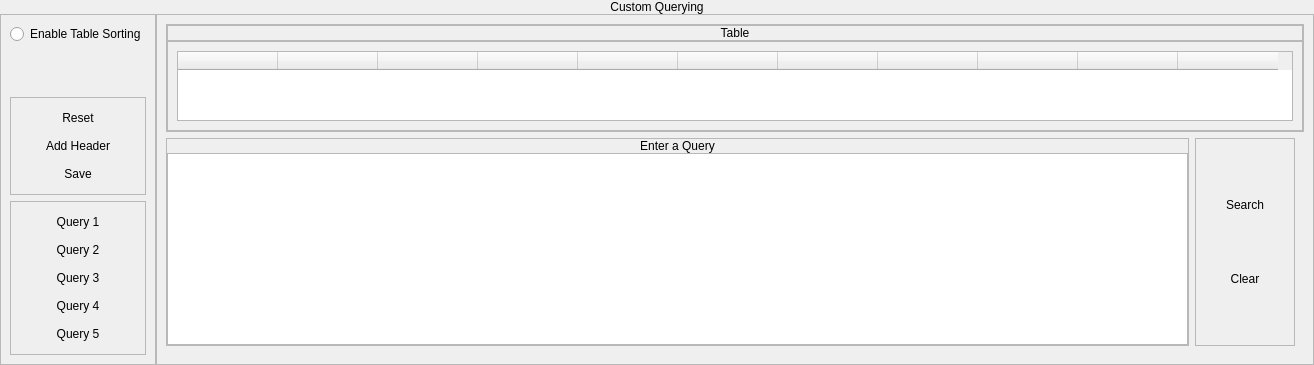
            <widget class="QWidget" name="custom_query">
             <layout class="QVBoxLayout" name="verticalLayout_150">
              <property name="spacing">
               <number>0</number>
              </property>
              <property name="leftMargin">
               <number>0</number>
              </property>
              <property name="topMargin">
               <number>0</number>
              </property>
              <property name="rightMargin">
               <number>0</number>
              </property>
              <property name="bottomMargin">
               <number>0</number>
              </property>
              <item>
               <widget class="QFrame" name="frame_223">
                <property name="frameShape">
                 <enum>QFrame::NoFrame</enum>
                </property>
                <property name="frameShadow">
                 <enum>QFrame::Plain</enum>
                </property>
                <layout class="QVBoxLayout" name="verticalLayout_149">
                 <property name="spacing">
                  <number>0</number>
                 </property>
                 <property name="leftMargin">
                  <number>0</number>
                 </property>
                 <property name="topMargin">
                  <number>0</number>
                 </property>
                 <property name="rightMargin">
                  <number>0</number>
                 </property>
                 <property name="bottomMargin">
                  <number>0</number>
                 </property>
                 <item>
                  <widget class="QLabel" name="label_72">
                   <property name="styleSheet">
                    <string notr="true">font: 20pt &quot;Century Gothic&quot;;</string>
                   </property>
                   <property name="text">
                    <string>Custom Querying</string>
                   </property>
                   <property name="alignment">
                    <set>Qt::AlignCenter</set>
                   </property>
                  </widget>
                 </item>
                </layout>
               </widget>
              </item>
              <item>
               <widget class="QFrame" name="frame_224">
                <property name="sizePolicy">
                 <sizepolicy hsizetype="Preferred" vsizetype="Expanding">
                  <horstretch>0</horstretch>
                  <verstretch>0</verstretch>
                 </sizepolicy>
                </property>
                <property name="frameShape">
                 <enum>QFrame::NoFrame</enum>
                </property>
                <property name="frameShadow">
                 <enum>QFrame::Plain</enum>
                </property>
                <layout class="QHBoxLayout" name="horizontalLayout_78">
                 <property name="spacing">
                  <number>0</number>
                 </property>
                 <property name="leftMargin">
                  <number>0</number>
                 </property>
                 <property name="topMargin">
                  <number>0</number>
                 </property>
                 <property name="rightMargin">
                  <number>0</number>
                 </property>
                 <property name="bottomMargin">
                  <number>0</number>
                 </property>
                 <item>
                  <widget class="QFrame" name="frame_56">
                   <property name="sizePolicy">
                    <sizepolicy hsizetype="Fixed" vsizetype="Preferred">
                     <horstretch>0</horstretch>
                     <verstretch>0</verstretch>
                    </sizepolicy>
                   </property>
                   <property name="frameShape">
                    <enum>QFrame::StyledPanel</enum>
                   </property>
                   <property name="frameShadow">
                    <enum>QFrame::Raised</enum>
                   </property>
                   <layout class="QVBoxLayout" name="verticalLayout_162">
                    <item alignment="Qt::AlignTop">
                     <widget class="QRadioButton" name="query_RadioBtn">
                      <property name="styleSheet">
                       <string notr="true">font: 12pt &quot;Century Gothic&quot;;
</string>
                      </property>
                      <property name="text">
                       <string>Enable Table Sorting</string>
                      </property>
                     </widget>
                    </item>
                    <item>
                     <widget class="QFrame" name="frame_240">
                      <property name="frameShape">
                       <enum>QFrame::StyledPanel</enum>
                      </property>
                      <property name="frameShadow">
                       <enum>QFrame::Raised</enum>
                      </property>
                      <layout class="QVBoxLayout" name="verticalLayout_174">
                       <item>
                        <widget class="QPushButton" name="query_reset">
                         <property name="sizePolicy">
                          <sizepolicy hsizetype="Minimum" vsizetype="Fixed">
                           <horstretch>0</horstretch>
                           <verstretch>0</verstretch>
                          </sizepolicy>
                         </property>
                         <property name="cursor">
                          <cursorShape>PointingHandCursor</cursorShape>
                         </property>
                         <property name="styleSheet">
                          <string notr="true">font: 16pt &quot;Century Gothic&quot;;</string>
                         </property>
                         <property name="text">
                          <string>Reset</string>
                         </property>
                         <property name="flat">
                          <bool>true</bool>
                         </property>
                        </widget>
                       </item>
                       <item>
                        <widget class="QPushButton" name="query_header">
                         <property name="sizePolicy">
                          <sizepolicy hsizetype="Minimum" vsizetype="Fixed">
                           <horstretch>0</horstretch>
                           <verstretch>0</verstretch>
                          </sizepolicy>
                         </property>
                         <property name="cursor">
                          <cursorShape>PointingHandCursor</cursorShape>
                         </property>
                         <property name="styleSheet">
                          <string notr="true">font: 16pt &quot;Century Gothic&quot;;</string>
                         </property>
                         <property name="text">
                          <string>Add Header</string>
                         </property>
                         <property name="flat">
                          <bool>true</bool>
                         </property>
                        </widget>
                       </item>
                       <item>
                        <widget class="QPushButton" name="query_save">
                         <property name="sizePolicy">
                          <sizepolicy hsizetype="Minimum" vsizetype="Fixed">
                           <horstretch>0</horstretch>
                           <verstretch>0</verstretch>
                          </sizepolicy>
                         </property>
                         <property name="cursor">
                          <cursorShape>PointingHandCursor</cursorShape>
                         </property>
                         <property name="styleSheet">
                          <string notr="true">font: 16pt &quot;Century Gothic&quot;;</string>
                         </property>
                         <property name="text">
                          <string>Save</string>
                         </property>
                         <property name="flat">
                          <bool>true</bool>
                         </property>
                        </widget>
                       </item>
                      </layout>
                     </widget>
                    </item>
                    <item alignment="Qt::AlignBottom">
                     <widget class="QFrame" name="frame_79">
                      <property name="frameShape">
                       <enum>QFrame::StyledPanel</enum>
                      </property>
                      <property name="frameShadow">
                       <enum>QFrame::Raised</enum>
                      </property>
                      <layout class="QVBoxLayout" name="verticalLayout_173">
                       <item>
                        <widget class="QPushButton" name="query1">
                         <property name="sizePolicy">
                          <sizepolicy hsizetype="Minimum" vsizetype="Fixed">
                           <horstretch>0</horstretch>
                           <verstretch>0</verstretch>
                          </sizepolicy>
                         </property>
                         <property name="cursor">
                          <cursorShape>PointingHandCursor</cursorShape>
                         </property>
                         <property name="styleSheet">
                          <string notr="true">font: 16pt &quot;Century Gothic&quot;;</string>
                         </property>
                         <property name="text">
                          <string>Query 1</string>
                         </property>
                         <property name="flat">
                          <bool>true</bool>
                         </property>
                        </widget>
                       </item>
                       <item>
                        <widget class="QPushButton" name="query2">
                         <property name="sizePolicy">
                          <sizepolicy hsizetype="Minimum" vsizetype="Fixed">
                           <horstretch>0</horstretch>
                           <verstretch>0</verstretch>
                          </sizepolicy>
                         </property>
                         <property name="cursor">
                          <cursorShape>PointingHandCursor</cursorShape>
                         </property>
                         <property name="styleSheet">
                          <string notr="true">font: 16pt &quot;Century Gothic&quot;;</string>
                         </property>
                         <property name="text">
                          <string>Query 2</string>
                         </property>
                         <property name="flat">
                          <bool>true</bool>
                         </property>
                        </widget>
                       </item>
                       <item>
                        <widget class="QPushButton" name="query3">
                         <property name="sizePolicy">
                          <sizepolicy hsizetype="Minimum" vsizetype="Fixed">
                           <horstretch>0</horstretch>
                           <verstretch>0</verstretch>
                          </sizepolicy>
                         </property>
                         <property name="cursor">
                          <cursorShape>PointingHandCursor</cursorShape>
                         </property>
                         <property name="styleSheet">
                          <string notr="true">font: 16pt &quot;Century Gothic&quot;;</string>
                         </property>
                         <property name="text">
                          <string>Query 3</string>
                         </property>
                         <property name="flat">
                          <bool>true</bool>
                         </property>
                        </widget>
                       </item>
                       <item>
                        <widget class="QPushButton" name="query4">
                         <property name="sizePolicy">
                          <sizepolicy hsizetype="Minimum" vsizetype="Fixed">
                           <horstretch>0</horstretch>
                           <verstretch>0</verstretch>
                          </sizepolicy>
                         </property>
                         <property name="cursor">
                          <cursorShape>PointingHandCursor</cursorShape>
                         </property>
                         <property name="styleSheet">
                          <string notr="true">font: 16pt &quot;Century Gothic&quot;;</string>
                         </property>
                         <property name="text">
                          <string>Query 4</string>
                         </property>
                         <property name="flat">
                          <bool>true</bool>
                         </property>
                        </widget>
                       </item>
                       <item>
                        <widget class="QPushButton" name="query5">
                         <property name="sizePolicy">
                          <sizepolicy hsizetype="Minimum" vsizetype="Fixed">
                           <horstretch>0</horstretch>
                           <verstretch>0</verstretch>
                          </sizepolicy>
                         </property>
                         <property name="cursor">
                          <cursorShape>PointingHandCursor</cursorShape>
                         </property>
                         <property name="styleSheet">
                          <string notr="true">font: 16pt &quot;Century Gothic&quot;;</string>
                         </property>
                         <property name="text">
                          <string>Query 5</string>
                         </property>
                         <property name="flat">
                          <bool>true</bool>
                         </property>
                        </widget>
                       </item>
                      </layout>
                     </widget>
                    </item>
                   </layout>
                  </widget>
                 </item>
                 <item>
                  <widget class="QFrame" name="frame_48">
                   <property name="frameShape">
                    <enum>QFrame::StyledPanel</enum>
                   </property>
                   <property name="frameShadow">
                    <enum>QFrame::Raised</enum>
                   </property>
                   <layout class="QVBoxLayout" name="verticalLayout_155">
                    <item>
                     <widget class="QFrame" name="frame_248">
                      <property name="sizePolicy">
                       <sizepolicy hsizetype="Expanding" vsizetype="Preferred">
                        <horstretch>0</horstretch>
                        <verstretch>0</verstretch>
                       </sizepolicy>
                      </property>
                      <property name="frameShape">
                       <enum>QFrame::StyledPanel</enum>
                      </property>
                      <property name="frameShadow">
                       <enum>QFrame::Sunken</enum>
                      </property>
                      <layout class="QVBoxLayout" name="verticalLayout_181">
                       <property name="spacing">
                        <number>0</number>
                       </property>
                       <property name="leftMargin">
                        <number>0</number>
                       </property>
                       <property name="topMargin">
                        <number>0</number>
                       </property>
                       <property name="rightMargin">
                        <number>0</number>
                       </property>
                       <property name="bottomMargin">
                        <number>0</number>
                       </property>
                       <item alignment="Qt::AlignTop">
                        <widget class="QFrame" name="frame_249">
                         <property name="frameShape">
                          <enum>QFrame::StyledPanel</enum>
                         </property>
                         <property name="frameShadow">
                          <enum>QFrame::Raised</enum>
                         </property>
                         <layout class="QVBoxLayout" name="verticalLayout_182">
                          <property name="spacing">
                           <number>0</number>
                          </property>
                          <property name="leftMargin">
                           <number>0</number>
                          </property>
                          <property name="topMargin">
                           <number>0</number>
                          </property>
                          <property name="rightMargin">
                           <number>0</number>
                          </property>
                          <property name="bottomMargin">
                           <number>0</number>
                          </property>
                          <item>
                           <widget class="QLabel" name="label_119">
                            <property name="styleSheet">
                             <string notr="true">font: 16pt &quot;Century Gothic&quot;;</string>
                            </property>
                            <property name="text">
                             <string>Table</string>
                            </property>
                            <property name="alignment">
                             <set>Qt::AlignCenter</set>
                            </property>
                           </widget>
                          </item>
                         </layout>
                        </widget>
                       </item>
                       <item>
                        <widget class="QFrame" name="frame_250">
                         <property name="sizePolicy">
                          <sizepolicy hsizetype="Preferred" vsizetype="Expanding">
                           <horstretch>0</horstretch>
                           <verstretch>0</verstretch>
                          </sizepolicy>
                         </property>
                         <property name="frameShape">
                          <enum>QFrame::StyledPanel</enum>
                         </property>
                         <property name="frameShadow">
                          <enum>QFrame::Sunken</enum>
                         </property>
                         <layout class="QHBoxLayout" name="horizontalLayout_83">
                          <item>
                           <widget class="QTableWidget" name="query_table">
                            <property name="styleSheet">
                             <string notr="true">font: 10pt &quot;Century Gothic&quot;;

</string>
                            </property>
                            <property name="sizeAdjustPolicy">
                             <enum>QAbstractScrollArea::AdjustToContents</enum>
                            </property>
                            <property name="editTriggers">
                             <set>QAbstractItemView::AnyKeyPressed|QAbstractItemView::DoubleClicked|QAbstractItemView::EditKeyPressed</set>
                            </property>
                            <property name="alternatingRowColors">
                             <bool>false</bool>
                            </property>
                            <property name="sortingEnabled">
                             <bool>false</bool>
                            </property>
                            <column>
                             <property name="text">
                              <string/>
                             </property>
                            </column>
                            <column>
                             <property name="text">
                              <string/>
                             </property>
                            </column>
                            <column>
                             <property name="text">
                              <string/>
                             </property>
                            </column>
                            <column>
                             <property name="text">
                              <string/>
                             </property>
                            </column>
                            <column>
                             <property name="text">
                              <string/>
                             </property>
                            </column>
                            <column>
                             <property name="text">
                              <string/>
                             </property>
                            </column>
                            <column>
                             <property name="text">
                              <string/>
                             </property>
                            </column>
                            <column>
                             <property name="text">
                              <string/>
                             </property>
                            </column>
                            <column>
                             <property name="text">
                              <string/>
                             </property>
                            </column>
                            <column>
                             <property name="text">
                              <string/>
                             </property>
                            </column>
                            <column>
                             <property name="text">
                              <string/>
                             </property>
                            </column>
                           </widget>
                          </item>
                         </layout>
                        </widget>
                       </item>
                      </layout>
                     </widget>
                    </item>
                    <item>
                     <widget class="QFrame" name="frame_225">
                      <property name="sizePolicy">
                       <sizepolicy hsizetype="Preferred" vsizetype="Preferred">
                        <horstretch>0</horstretch>
                        <verstretch>0</verstretch>
                       </sizepolicy>
                      </property>
                      <property name="frameShape">
                       <enum>QFrame::NoFrame</enum>
                      </property>
                      <property name="frameShadow">
                       <enum>QFrame::Plain</enum>
                      </property>
                      <layout class="QHBoxLayout" name="horizontalLayout_65">
                       <property name="leftMargin">
                        <number>0</number>
                       </property>
                       <property name="topMargin">
                        <number>0</number>
                       </property>
                       <item>
                        <widget class="QFrame" name="frame_226">
                         <property name="frameShape">
                          <enum>QFrame::StyledPanel</enum>
                         </property>
                         <property name="frameShadow">
                          <enum>QFrame::Raised</enum>
                         </property>
                         <layout class="QVBoxLayout" name="verticalLayout_156">
                          <property name="spacing">
                           <number>0</number>
                          </property>
                          <property name="leftMargin">
                           <number>0</number>
                          </property>
                          <property name="topMargin">
                           <number>0</number>
                          </property>
                          <property name="rightMargin">
                           <number>0</number>
                          </property>
                          <property name="bottomMargin">
                           <number>0</number>
                          </property>
                          <item>
                           <widget class="QLabel" name="label_9">
                            <property name="styleSheet">
                             <string notr="true">font: 16pt &quot;Century Gothic&quot;;</string>
                            </property>
                            <property name="text">
                             <string>Enter a Query</string>
                            </property>
                            <property name="alignment">
                             <set>Qt::AlignCenter</set>
                            </property>
                           </widget>
                          </item>
                          <item alignment="Qt::AlignBottom">
                           <widget class="QPlainTextEdit" name="query_inbox">
                            <property name="styleSheet">
                             <string notr="true">font: 18pt &quot;Century Gothic&quot;;</string>
                            </property>
                           </widget>
                          </item>
                         </layout>
                        </widget>
                       </item>
                       <item>
                        <widget class="QFrame" name="frame_47">
                         <property name="sizePolicy">
                          <sizepolicy hsizetype="Preferred" vsizetype="Preferred">
                           <horstretch>0</horstretch>
                           <verstretch>0</verstretch>
                          </sizepolicy>
                         </property>
                         <property name="frameShape">
                          <enum>QFrame::StyledPanel</enum>
                         </property>
                         <property name="frameShadow">
                          <enum>QFrame::Raised</enum>
                         </property>
                         <layout class="QVBoxLayout" name="verticalLayout_172">
                          <item>
                           <widget class="QPushButton" name="query_search">
                            <property name="sizePolicy">
                             <sizepolicy hsizetype="Minimum" vsizetype="Fixed">
                              <horstretch>0</horstretch>
                              <verstretch>0</verstretch>
                             </sizepolicy>
                            </property>
                            <property name="cursor">
                             <cursorShape>PointingHandCursor</cursorShape>
                            </property>
                            <property name="styleSheet">
                             <string notr="true">font: 16pt &quot;Century Gothic&quot;;</string>
                            </property>
                            <property name="text">
                             <string>Search</string>
                            </property>
                            <property name="flat">
                             <bool>true</bool>
                            </property>
                           </widget>
                          </item>
                          <item>
                           <widget class="QPushButton" name="query_clear">
                            <property name="sizePolicy">
                             <sizepolicy hsizetype="Minimum" vsizetype="Fixed">
                              <horstretch>0</horstretch>
                              <verstretch>0</verstretch>
                             </sizepolicy>
                            </property>
                            <property name="cursor">
                             <cursorShape>PointingHandCursor</cursorShape>
                            </property>
                            <property name="styleSheet">
                             <string notr="true">font: 16pt &quot;Century Gothic&quot;;</string>
                            </property>
                            <property name="text">
                             <string>Clear</string>
                            </property>
                            <property name="flat">
                             <bool>true</bool>
                            </property>
                           </widget>
                          </item>
                         </layout>
                        </widget>
                       </item>
                      </layout>
                     </widget>
                    </item>
                   </layout>
                  </widget>
                 </item>
                </layout>
               </widget>
              </item>
             </layout>
            </widget>
